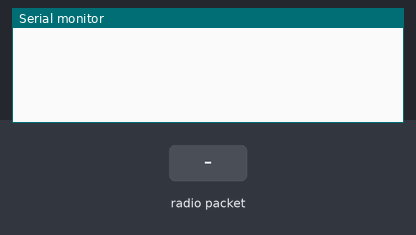
Bench run of a sketch on a simulated Arduino Mega 2560, built with avr-gcc and run on an emulated ATmega2560. Parts: the last lines printed to the serial monitor. The test bench sets the inputs (shaded band). No radio packets arrive unless stated.

Above: at 1.2 s.
1.3 s: radio packet "1" arrives
At 2.4 s:
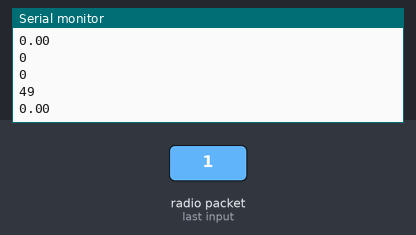
2.8 s: radio packet "0" arrives
At 3.6 s:
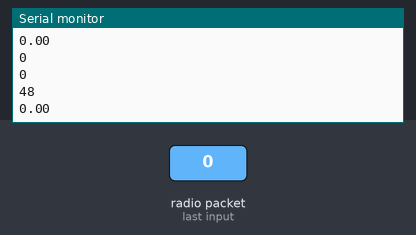
4.3 s: radio packet "2" arrives
At 4.7 s:
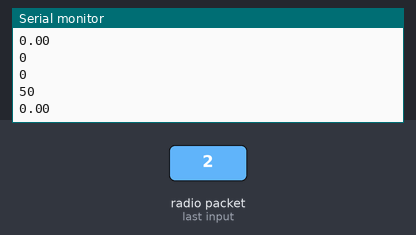
Timing chart, 0 to 7.3 s (numbered marks = the images above; inputs shaded):
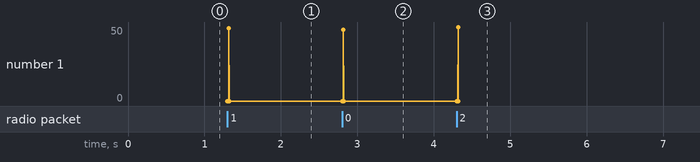

Measured:
- after the input at 1.3 s, the serial monitor: prints a new line at once (image 1)
- after the input at 2.8 s, the serial monitor: prints a new line at once (image 2)
- after the input at 4.3 s, the serial monitor: prints a new line at once (image 3)

The sketch:

Blink.ino
```cpp
#include <VirtualWire.h>
const int receive_pin = 50;
//char temperatureChar[10];
//char humidityChar[10];
struct package
{
  int node=0;
  float voltage=0;
  float temperature = 0.0;
  float humidity = 0.0;
  int soil = 0;
  int ldr = 0;
};
typedef struct package Package;
Package data;
void setup()
{
    Serial.begin(9600);
    vw_set_rx_pin(receive_pin);
    vw_setup(500);
    vw_rx_start();
}
void loop()
{
    uint8_t buf[sizeof(data)];
    uint8_t buflen = sizeof(data);
if (vw_have_message())  // Is there a packet for us?
  {

    vw_get_message(buf, &buflen);
    memcpy(&data,&buf,buflen);
    Serial.println(data.temperature);
    Serial.println(data.humidity);
    Serial.println(data.soil);
    Serial.println(data.ldr);
    Serial.println(data.node);
    Serial.println(data.voltage);

  }
}
```
